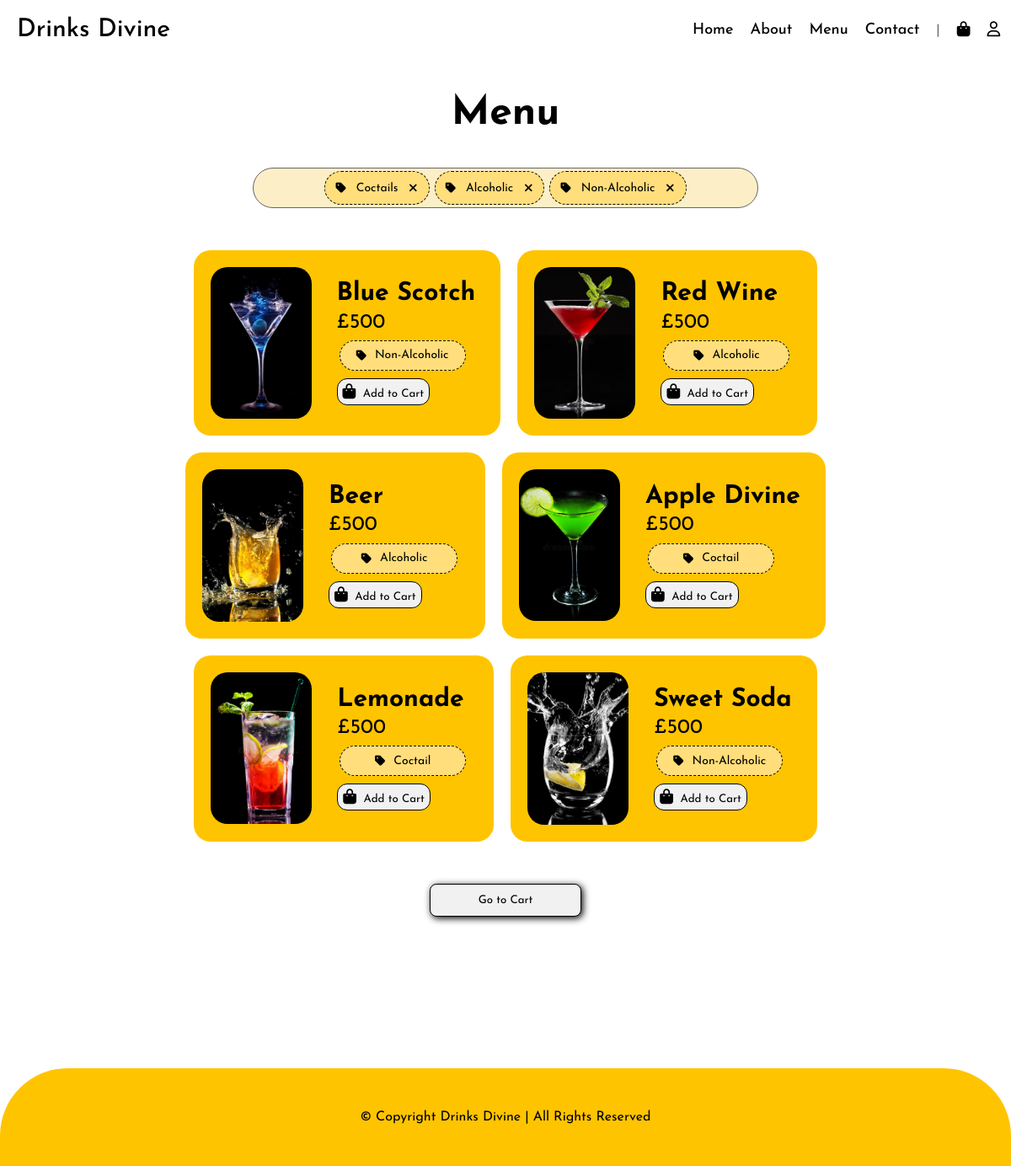
Page /menu.php on the committed database.
### tables this page shows
CREATE TABLE `drinks` (
  `dID` int(5) NOT NULL,
  `dName` varchar(255) NOT NULL,
  `dPrice` int(5) NOT NULL,
  `dTag` varchar(255) NOT NULL,
  `imgName` varchar(255) NOT NULL
);

### functions.php (called while the page is built, shortened)
<?php
$dbname = 'drinks-divine';
$dbuser = 'root';
$dbpass = '';
$dbhost = 'localhost';
$db = new mysqli($dbhost, $dbuser, $dbpass, $dbname);
function get_drinks()
{
    global $db;
    $sql = "select * from drinks";
    $stmt = $db->prepare($sql);
    $stmt->execute();
    $result = $stmt->get_result();
    return $result;
}

### menu.php (the view, shortened to what this page needs)
<?php include 'functions.php' ?>
<?php
$drinks = get_drinks();
?>
<!DOCTYPE html>
<html lang="en">
<head>
    <?php include 'header.php' ?>
</head>
<body>
    <?php include 'navbar.php' ?>
    <div class="menu">
        <h1>Menu</h1>
        <div class="sort-tags">
            <div class="tag">
                <i class="fa-solid fa-tag"></i>
                <p>Coctails</p>
                <i class="fa-solid fa-plus plus"></i>
            </div>
            <div class="tag">
                <i class="fa-solid fa-tag"></i>
                <p>Alcoholic</p>
                <i class="fa-solid fa-plus plus"></i>
            </div>
            <div class="tag">
                <i class="fa-solid fa-tag"></i>
                <p>Non-Alcoholic</p>
                <i class="fa-solid fa-plus plus"></i>
            </div>
        </div>
        <?php if (mysqli_num_rows($drinks)) { ?>
        <div class="explore-menu">
            <?php foreach ($drinks as $drink) { ?>
                <div class="menu-item">
                    <div class="menu-item-img">
                        <img src="img/<?= $drink['imgName']?>-drink.jpg" alt="" />
                    </div>
                    <div class="menu-item-details">
                        <p class="drink-name"><?= $drink['dName'] ?></p>
                        <p class="cost">£<?= $drink['dPrice'] ?></p>
                        <div class="tag tag-icon" style="width: 150px;">
                            <i class="fa-solid fa-tag tag-icon"></i>
                            <p><?= $drink['dTag'] ?></p>
                        </div>
                    <div class="add-to-basket" style="width: 150px;">
                    <form action="add-to-cart.php" method="POST">
                        <button type="submit" name="add-to-cart" class="add-to-cart btn">
                            <i class="fa-solid fa-bag-shopping add-to-cart"></i>
                            &nbsp;Add to Cart
                        </button>
                    </form>
                    </div>
                </div>
                </div>
            <?php } ?>
            </div>
        <?php } ?>
        </div>
        <button class="go-to-menu btn-animation">
            <span>
                <a href="./cart.php">
                    Go to Cart
                </a>
            </span>
        </button>
    <?php include 'footer-yellow.php' ?>
</body>
</html>

### header.php (shortened to what this page needs)
<link rel="stylesheet" href="./style/style.css">

### navbar.php (shortened to what this page needs)
<section class="nav">
        <nav>
            <div class="logo">
                <label>Drinks Divine</label>
            </div>
            <div class="nav-links">
                <li><a href="./index.php">Home</a></li>
                <li><a href="./about.php">About</a></li>
                <li><a href="./menu.php">Menu</a></li>
                <li><a href="./contact.php">Contact</a></li>
                <li class="nav-grey-line">|</li>
                <li><a href="./cart.php"><i class="fa-solid fa-bag-shopping"></i></a></li>
                <?php if (isset($_SESSION['uid'])) { ?>
                        <li><a href="./logout.php"><i class="fa-solid fa-right-from-bracket"></i></a></li>
                    <?php } else { ?>
                        <li><a href="./login.php"><i class="fa-regular fa-user"></i></a></li>
                    <?php } ?>
            </div>
        </nav>
    </section>

### footer-yellow.php
<footer class="footer-yellow" style="margin-top: 180px;">
        <p id="copyrights">&copy; Copyright Drinks Divine | All Rights Reserved</p>
</footer>

### style/style.css (style rules this page uses)
:root { --black: #000000; --off-black: #060606; --white: #ffffff; --off-white: #f1f1f1; --dark-grey: #141414; --grey: #666666; --light-grey: #a8a8a8; --yellow: #ffc400; --background-yellow: #fcefc8; --tag-yellow: #ffde7b; --deep-yellow: #a47e00; --background-green: #9aff95; }
* { margin: 0; padding: 0; box-sizing: border-box; font-family: Poppins; user-select: none; }
li { list-style: none; }
a { text-decoration: none; }
a, img, input, button, .icon { display: block; }
html { scroll-behavior: smooth; font-family: Arial, Helvetica, sans-serif; overflow-x: hidden; }
body { overflow-x: hidden; }
.nav { position: sticky; top: 0; background-color: #ffffffa1; }
footer { text-align: center; padding: 50px 0; border-top-left-radius: 80px; border-top-right-radius: 80px; }
.footer-yellow { background-color: var(--yellow); }
nav { display: flex; justify-content: space-between; padding: 20px; }
.logo label { font-size: 30px; font-weight: 500; }
.nav-links { display: flex; text-align: center; justify-content: space-around; width: 30%; margin: 0 20px; }
.nav-links li { display: block; margin: auto 10px; color: var(--grey); }
.nav-links li a { color: var(--black); font-weight: 500; font-size: 18px; transition: 200ms; }
.nav-links li a i { transition-duration: 200ms; }
.sort-tags { display: flex; flex-wrap: wrap; justify-content: center; width: 50%; margin: auto auto; border: 1px solid var(--grey); border-radius: 50px; background-color: var(--background-yellow); }
.tag { display: flex; justify-content: center; align-items: center; margin: 3px; font-size: 14px; border: 1px dashed var(--off-black); border-radius: 50px; background-color: var(--tag-yellow); }
.tag i { padding: 12px; }
.plus { rotate: 45deg; cursor: pointer; transition-duration: 100ms; }
.tag-icon i { padding: 10px 10px 10px 0px; margin: 0px; }
.menu h1 { font-size: 48px; text-align: center; margin: 40px 0; }
.explore-menu { display: flex; flex-wrap: wrap; justify-content: center; margin: 40px auto; width: 80%; }
.menu-item { display: flex; background-color: var(--yellow); padding: 10px; margin: 10px; border-radius: 20px; }
.menu-item-img img { margin: 10px; width: 120px; border-radius: 20px; }
.menu-item-details { display: flex; flex-direction: column; margin: 10px; padding: 10px; }
.drink-name { font-size: 30px; font-weight: 800; }
.cost { font-size: 24px; font-weight: 400; }
.add-to-cart { background-color: var(--off-white); padding: 6px; border: 1px solid var(--black); border-radius: 12px; cursor: pointer; }
.add-to-cart i { padding: 0; border: none; font-size: 18px; }
.go-to-menu { margin: 5vh auto; box-shadow: 2px 2px 8px var(--black); }
.btn-animation { width: 180px; background-color: var(--off-white); border: 1px solid var(--black); border-radius: 8px; text-align: center; padding: 12px; transition: all 0.4s; cursor: pointer; }
.btn-animation span { color: var(--black); cursor: pointer; display: block; position: relative; transition: 0.4s; }
.btn-animation span a { text-decoration: none; color: var(--black); }
.btn-animation span:after { content: '\00bb'; position: absolute; opacity: 0; top: 0; right: -20px; transition: 0.4s; }
.btn-animation { width: 180px; background-color: var(--off-white); border: 1px solid var(--black); border-radius: 5px; text-align: center; padding: 8px; margin: 4px; transition: all 0.4s; cursor: pointer; }
.menu-item-details { display: flex; flex-direction: column; justify-content: space-evenly; margin: 10px; padding: 10px; }
form { width: 350px; margin: auto auto; }

### rows in the picture
drinks: imgName (picture), dName "Blue Scotch", dPrice "500", dTag "Non-Alcoholic"
drinks: shows a picture, dName "Red Wine", dPrice "500", dTag "Alcoholic"
drinks: imgName (picture), dName "Beer", dPrice "500", dTag "Alcoholic"
drinks: imgName (picture), dName "Apple Divine", dPrice "500", dTag "Coctail"
drinks: imgName (picture), dName "Lemonade", dPrice "500", dTag "Coctail"
drinks: imgName (picture), dName "Sweet Soda", dPrice "500", dTag "Non-Alcoholic"
